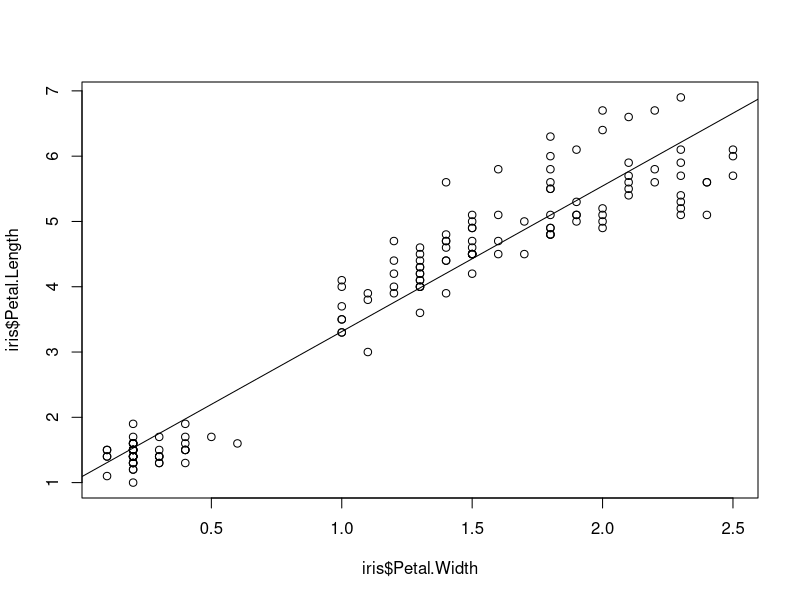

Reproduce this figure in R.
head(iris)
plot(iris$Petal.Length~iris$Petal.Width, data=iris) # 산점도를 통해 선형 관계 확인

model <- lm(iris$Petal.Length~iris$Petal.Width, iris)           # 회귀모델 구하기
model

abline(model)                           # 회귀선을 산점도 위에 표시
coef(model)[1]                          # b 값 출력
coef(model)[2]                          # W 값 출력
